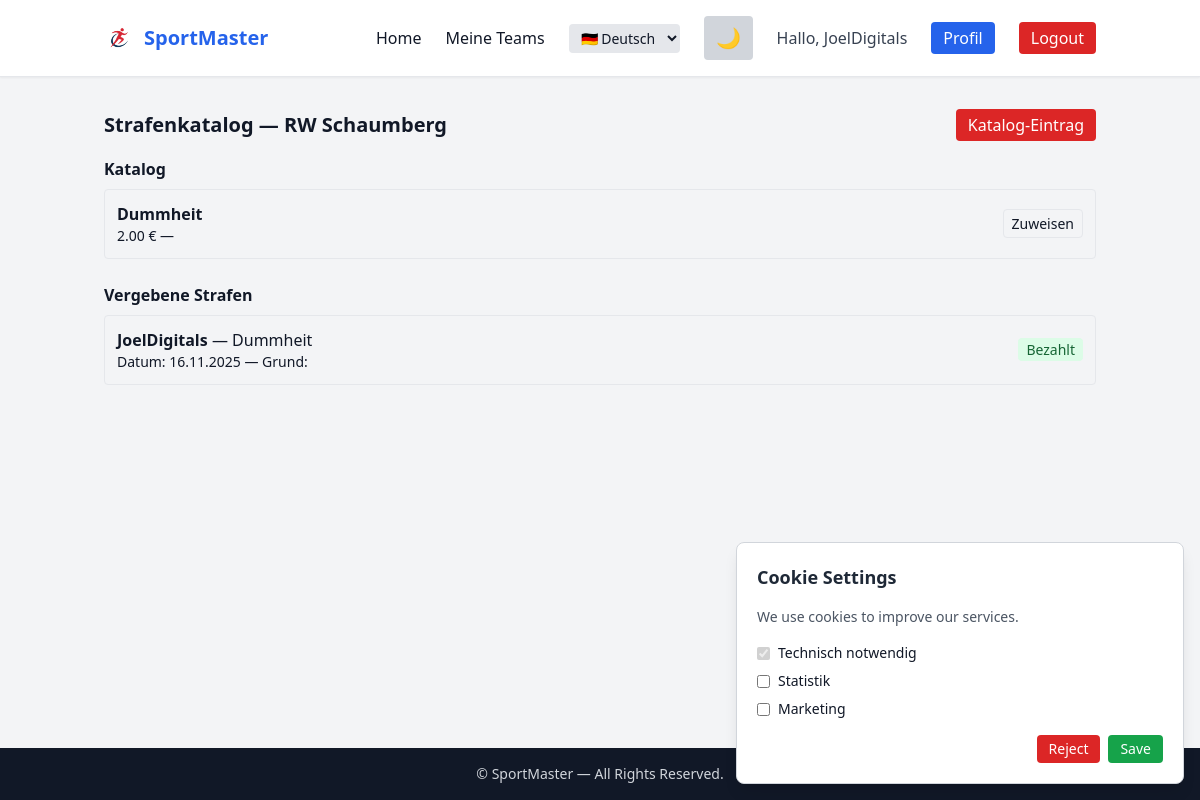
The app's page /team/rws-1/penalties/ (signed in) with its own data.
### accounts/models.py (models this page shows, shortened)
class CustomUser(AbstractUser):
    ROLE_CHOICES = [
        ("player", "Player"),
        ("referee", "Referee"),
        ("timekeeper", "Timekeeper / Secretary"),
        ("coach", "Coach"),
        ("club_admin", "Club Admin"),
        ("federation_admin", "Federation Admin"),
        ("global_admin", "Global Admin"),
    ]
    role = models.CharField(max_length=30, choices=ROLE_CHOICES, default="player")
    short_id = models.CharField(max_length=12, unique=True, null=True, blank=True)
    club = models.ForeignKey("club.Club", null=True, blank=True, on_delete=models.SET_NULL)
    federation = models.ForeignKey("federation.Federation", null=True, blank=True, on_delete=models.SET_NULL)

### team/models.py (models this page shows, shortened)
class Team(models.Model):
    name = models.CharField(max_length=255)
    club = models.ForeignKey("club.Club", on_delete=models.CASCADE)
    age_group = models.ForeignKey(AgeGroup, on_delete=models.SET_NULL, null=True)
    sport = models.ForeignKey(Sport, on_delete=models.SET_NULL, null=True)
    players = models.ManyToManyField("accounts.CustomUser", related_name="teams", blank=True)
    trainers = models.ManyToManyField("accounts.CustomUser", related_name="coached_teams", blank=True)
    cashier = models.ForeignKey(settings.AUTH_USER_MODEL, null=True, blank=True, on_delete=models.SET_NULL, related_name='cashier_for_teams')
    short_code = models.CharField(max_length=20, blank=True)
    created_at = models.DateTimeField(auto_now_add=True)
    updated_at = models.DateTimeField(auto_now=True)
    additional_info = models.TextField(null=True, blank=True)
    slug = models.SlugField(unique=True)

class Penalty(models.Model):
    team = models.ForeignKey("Team", on_delete=models.CASCADE, related_name="penalty_catalog")
    title = models.CharField(max_length=200)
    amount = models.DecimalField(max_digits=8, decimal_places=2)
    description = models.TextField(blank=True)
    created_at = models.DateTimeField(auto_now_add=True)

class AssignedPenalty(models.Model):
    team = models.ForeignKey("Team", on_delete=models.CASCADE, related_name="assigned_penalties")
    user = models.ForeignKey(settings.AUTH_USER_MODEL, on_delete=models.CASCADE)
    penalty = models.ForeignKey(Penalty, on_delete=models.CASCADE)
    assigned_at = models.DateTimeField(auto_now_add=True)
    note = models.TextField(blank=True)
    paid = models.BooleanField(default=False)
    assigned_by = models.ForeignKey(settings.AUTH_USER_MODEL, null=True, blank=True, on_delete=models.SET_NULL, related_name="penalties_assigned")

### team/views.py (the view)
# urls.py: path("<slug:slug>/penalties/", views.penalties_list, name="penalties_list"),
@login_required
def penalties_list(request, slug):
    team = get_object_or_404(Team, slug=slug)
    if not (is_player(request.user, team) or is_trainer(request.user, team) or is_cashier(request.user, team)):
        return HttpResponseForbidden("Keine Rechte für diese Ansicht.")
    penalties = Penalty.objects.filter(team=team).order_by("title")
    assigned_penalties = AssignedPenalty.objects.filter(team=team).select_related("user", "penalty").order_by("-assigned_at")
    return render(request, "teams/penalties_list.html", {
        "team": team,
        "penalties": penalties,
        "assigned_penalties": assigned_penalties,
    })

### team/views.py (called while the page is built)
def is_player(user, team):
    if not user.is_authenticated:
        return False
    return team.players.filter(pk=user.pk).exists()

### team/templates/teams/penalties_list.html (shortened to what this page needs)
{% extends "base.html" %}
{% block content %}
<div class="card">
  <div class="flex justify-between items-center">
    <h1 class="text-xl font-bold">Strafenkatalog — {{ team.name }}</h1>
    {% if user == team.cashier %}
      <a href="{% url 'penalty_create' team.slug %}" class="px-3 py-1 bg-red-600 text-white rounded">Katalog-Eintrag</a>
    {% endif %}
  </div>
  <div class="mt-4">
    <h3 class="font-semibold">Katalog</h3>
    <ul class="mt-2">
      {% for p in penalties %}
        <li class="p-3 border rounded flex justify-between items-center">
          <div>
            <strong>{{ p.title }}</strong>
            <div class="muted text-sm">{{ p.amount }} € — {{ p.description }}</div>
          </div>
          <div class="text-sm">
            {% if user == team.cashier %}
              <a href="{% url 'penalty_assign' team.slug %}" class="px-2 py-1 border rounded">Zuweisen</a>
            {% endif %}
          </div>
        </li>
      {% empty %}
        <li class="muted">Keine Strafen im Katalog.</li>
      {% endfor %}
    </ul>
  </div>
  <div class="mt-6">
    <h3 class="font-semibold">Vergebene Strafen</h3>
    <ul class="mt-2">
      {% for pe in assigned_penalties %}
        <li class="p-3 border rounded flex justify-between items-center">
          <div>
            <div><strong>{{ pe.user.get_full_name|default:pe.user.username }}</strong> — {{ pe.penalty.title }}</div>
            <div class="muted text-sm">Datum: {{ pe.assigned_at|date:"d.m.Y" }} — Grund: {{ pe.note }}</div>
          </div>
          <div class="text-sm">
            {% if pe.paid %}
              <span class="px-2 py-0.5 bg-green-100 text-green-800 rounded">Bezahlt</span>
            {% endif %}
          </div>
        </li>
      {% empty %}
        <li class="muted">Keine vergebene Strafen.</li>
      {% endfor %}
    </ul>
  </div>
</div>
{% endblock %}

### accounts/templates/base.html (shortened to what this page needs)
{% load static %}
<!DOCTYPE html>
<html lang="{{ LANGUAGE_CODE|default:'de' }}" class="scroll-smooth">
<head>
    <script src="https://cdn.tailwindcss.com"></script>
</head>
<body class="bg-gray-100 dark:bg-gray-900 text-gray-900 dark:text-gray-200 min-h-screen flex flex-col transition-colors">
<nav class="bg-white dark:bg-gray-800 border-b border-gray-200 dark:border-gray-700 shadow-sm">
  <div class="container mx-auto px-4 py-4 flex items-center justify-between">
    <a href="{% url 'home' %}" class="flex items-center gap-2 text-xl font-bold text-blue-600 dark:text-blue-400">
        <img src="{% static 'images/logo.png' %}" class="h-8 w-auto">
        SportMaster
    </a>
    <div class="hidden md:flex items-center gap-6">
        <a href="{% url 'home' %}" class="hover:text-blue-500 dark:hover:text-blue-300 transition">Home</a>
        {% if user.is_authenticated %}
            <a href="{% url 'team_list' %}" class="hover:text-blue-500 dark:hover:text-blue-300 transition">Meine Teams</a>
        {% endif %}
        <select id="langSelector"
            class="bg-gray-200 dark:bg-gray-700 text-sm px-2 py-1 rounded focus:outline-none">
            <option value="de" {% if LANGUAGE_CODE == 'de' %}selected{% endif %}>🇩🇪 Deutsch</option>
        </select>
        <button id="themeToggle"
            class="px-3 py-2 rounded bg-gray-300 dark:bg-gray-700 hover:bg-gray-400 dark:hover:bg-gray-600 text-xl transition">
        </button>
        {% if user.is_authenticated %}
            <span class="text-gray-700 dark:text-gray-300">Hallo, {{ user.username }}</span>
            <a href="{% url 'profile' %}" class="px-3 py-1 rounded bg-blue-600 text-white hover:bg-blue-700 transition">Profil</a>
            <a href="{% url 'logout' %}" class="px-3 py-1 rounded bg-red-600 text-white hover:bg-red-700 transition">Logout</a>
        {% else %}
            <a href="{% url 'login' %}" class="px-3 py-1 rounded bg-blue-600 text-white hover:bg-blue-700 transition">Login</a>
            <a href="{% url 'register' %}" class="px-3 py-1 rounded bg-green-600 text-white hover:bg-green-700 transition">Registrieren</a>
        {% endif %}
    </div>
  </div>
</nav>
<div id="cookieBanner"
    class="fixed bottom-4 right-4 w-full max-w-md bg-white dark:bg-gray-800 shadow-lg border border-gray-300 dark:border-gray-700 p-5 rounded-lg space-y-4 hidden">
    <h3 class="text-lg font-semibold text-gray-800 dark:text-gray-200">
        {% if LANGUAGE_CODE == "de" %} Cookie-Einstellungen {% else %} Cookie Settings {% endif %}
    </h3>
    <p class="text-sm text-gray-600 dark:text-gray-300">
        {% if LANGUAGE_CODE == 'de' %}
            Wir verwenden Cookies, um unsere Dienste zu verbessern.
        {% else %}
            We use cookies to improve our services.
        {% endif %}
    </p>
    <div class="space-y-2 text-sm">
        <label class="flex items-center gap-2">
            <input type="checkbox" checked disabled>
            <span>Technisch notwendig</span>
        </label>
        <label class="flex items-center gap-2">
            <input type="checkbox" id="cookieStats">
            <span>Statistik</span>
        </label>
        <label class="flex items-center gap-2">
            <input type="checkbox" id="cookieMarketing">
            <span>Marketing</span>
        </label>
    </div>
    <div class="flex justify-end gap-2">
        <button id="rejectCookies"
                class="px-3 py-1 rounded bg-red-600 text-white hover:bg-red-700 text-sm">
            {% if LANGUAGE_CODE == 'de' %} Ablehnen {% else %} Reject {% endif %}
        </button>
        <button id="acceptCookies"
                class="px-3 py-1 rounded bg-green-600 text-white hover:bg-green-700 text-sm">
            {% if LANGUAGE_CODE == 'de' %} Speichern {% else %} Save {% endif %}
        </button>
    </div>
</div>
<main class="flex-grow container mx-auto px-4 py-8">
    {% block content %}{% endblock %}
</main>
<footer class="bg-gray-900 dark:bg-black text-gray-300 text-center py-4 text-sm mt-10">
  &copy; {{ now|date:"Y" }} SportMaster — All Rights Reserved.
</footer>
</body>
</html>

### records on screen
CustomUser: username "JoelDigitals"
Team: name "RW Schaumberg"
Penalty: title "Dummheit", amount "2.00"
AssignedPenalty: user.get_full_name "JoelDigitals", penalty "Dummheit", assigned_at "16.11.2025", paid "Bezahlt"
